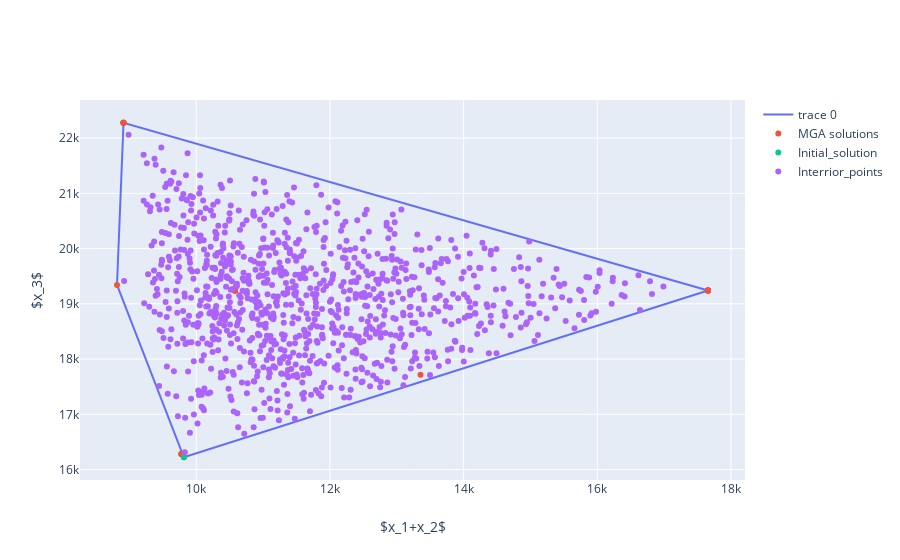

The notebook cell saved with this chart:
### Code cell
fig = go.Figure()



fig.add_trace(go.Scatter(x=hull_sum.points[np.append(hull_sum.vertices,hull_sum.vertices[0])][:,0],
                          y=hull_sum.points[np.append(hull_sum.vertices,hull_sum.vertices[0])][:,1],
                          #z=data_detail_sum[:,2],
                          mode='lines'))

fig.add_trace(go.Scatter(y=data_detail_full[:,0]+data_detail_full[:,1],
                          x=data_detail_full[:,2],
                          #z=data_detail_sum[:,2],
                          mode='markers',name='MGA solutions'))

fig.add_trace(go.Scatter(y=[inital_solution[0]+inital_solution[1]],
                          x=[inital_solution[2]],
                          #z=[np.mean(data_detail_sum,axis=0)[2]],
                          mode='markers',name='Initial_solution'))

fig.add_trace(go.Scatter(y=interior_points_full[:,0]+interior_points_full[:,1],
                          x=interior_points_full[:,2],
                          #z=[np.mean(data_detail_sum,axis=0)[2]],
                          mode='markers',name='Interrior_points'))
fig.update_yaxes(title_text='$x_3$')
fig.update_xaxes(title_text='$x_1+x_2$')

### Figure 1 — Plotly figure (JSON) as saved in the notebook; plotly's stock layout.template omitted (floating-point values rounded to 4 significant figures; data arrays with more than 128 entries replaced by an {"elided": "..."} marker saying what was removed)
{"data": [{"mode": "lines", "type": "scatter", "x": [8814.0, 9814.0, 17660.0, 8911.0, 8814.0], "y": [19340.0, 16220.0, 19240.0, 22280.0, 19340.0]}, {"mode": "markers", "name": "MGA solutions", "type": "scatter", "x": [17660.0, 9814.0, 8814.0, 9775.0, 8911.0, 17660.0, 10580.0, 10580.0, 8911.0, 13360.0, 17660.0, 17660.0, 10580.0, 9775.0, 10580.0, 10580.0, 8911.0, 8911.0, 8911.0, 17660.0, 17660.0, 17660.0], "y": [19240.0, 16220.0, 19340.0, 16280.0, 22280.0, 19240.0, 19240.0, 19240.0, 22280.0, 17710.0, 19240.0, 19240.0, 19240.0, 16280.0, 19240.0, 19240.0, 22280.0, 22280.0, 22280.0, 19240.0, 19240.0, 19240.0]}, {"mode": "markers", "name": "Initial_solution", "type": "scatter", "x": [9814.0], "y": [16220.0]}, {"mode": "markers", "name": "Interrior_points", "type": "scatter", "x": {"elided": "998 float values"}, "y": {"elided": "998 float values"}}], "layout": {"xaxis": {"title": {"text": "$x_1+x_2$"}}, "yaxis": {"title": {"text": "$x_3$"}}}}
